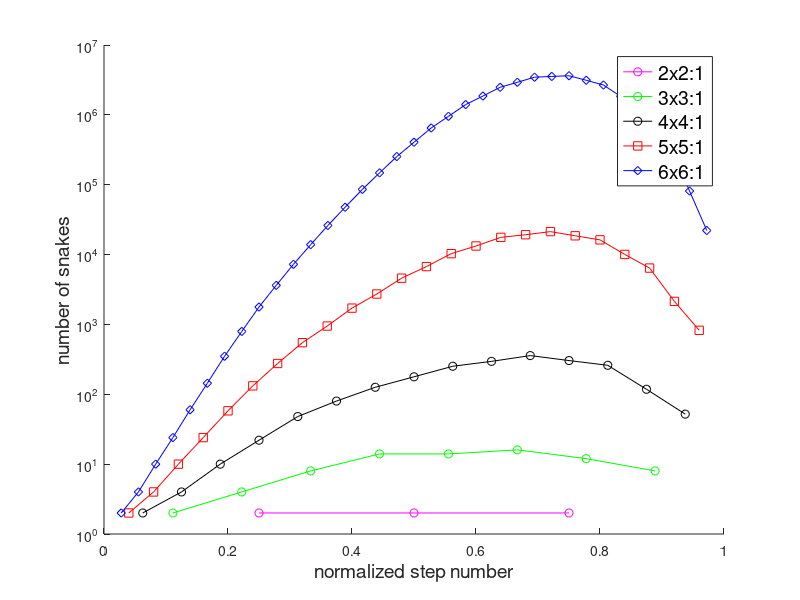
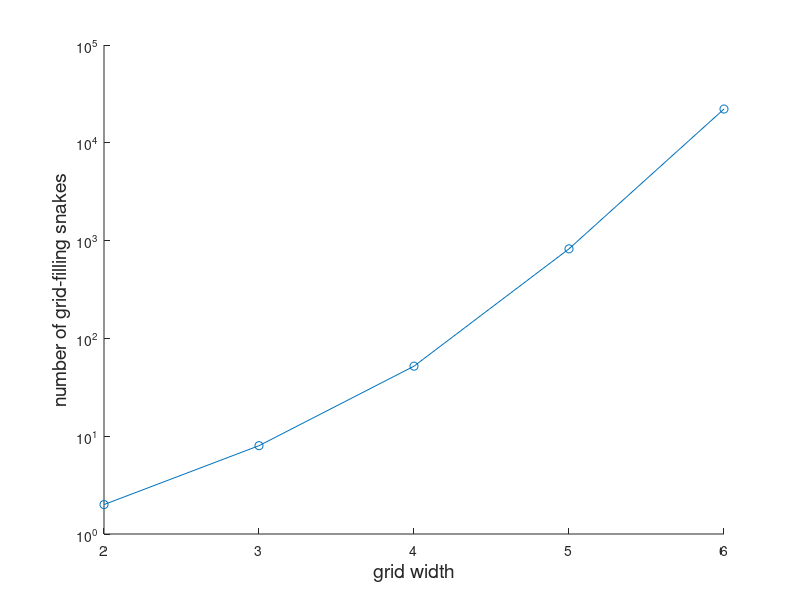

These figures' MATLAB source, in order:
close all
clear
setenv("GNUTERM","qt")

% assumes three columns: step number, total length of snake, and number of trees

two=load('record_2x2_1.dat');
figure; hold on;
semilogy(two(:,1)./two(:,2),two(:,3),'DisplayName','2x2:1','marker','o','color','m')

three=load('record_3x3_1.dat');
semilogy(three(:,1)./three(:,2),three(:,3),'DisplayName','3x3:1','marker','o','color','g')

four=load('record_4x4_1.dat');
semilogy(four(:,1)./four(:,2),four(:,3),'DisplayName','4x4:1','marker','o','color','k')

five=load('record_5x5_1.dat');
semilogy(five(:,1)./five(:,2),five(:,3),'DisplayName','5x5:1','marker','s','color','r')

six=load('record_6x6_1.dat');
semilogy(six(:,1)./six(:,2),six(:,3),'DisplayName','6x6:1','marker','d','color','b')

xlabel('normalized step number', "fontsize", 14)
ylabel('number of snakes', "fontsize", 14)

h=legend('show')
set(h, 'fontsize',14)


figure; hold on;
semilogy([2,3,4,5,6],[two(end,3),three(end,3),four(end,3),five(end,3),six(end,3)],'marker','o')
xlabel('grid width', 'fontsize',14)
ylabel('number of grid-filling snakes','fontsize',14)
